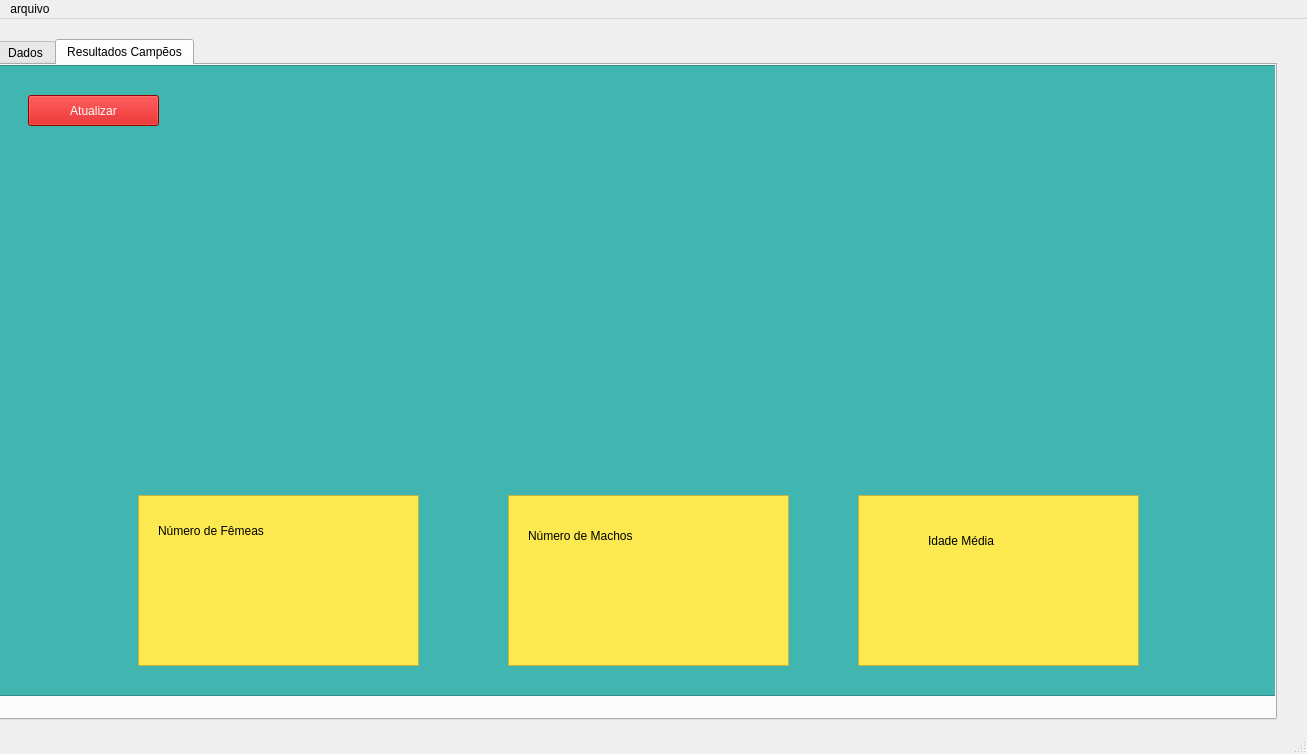
<?xml version="1.0" encoding="UTF-8"?>
<ui version="4.0">
 <class>MainWindow</class>
 <widget class="QMainWindow" name="MainWindow">
  <property name="geometry">
   <rect>
    <x>0</x>
    <y>0</y>
    <width>1307</width>
    <height>754</height>
   </rect>
  </property>
  <property name="windowTitle">
   <string>MainWindow</string>
  </property>
  <widget class="QWidget" name="centralwidget">
   <widget class="QTabWidget" name="Dados">
    <property name="geometry">
     <rect>
      <x>-4</x>
      <y>20</y>
      <width>1281</width>
      <height>681</height>
     </rect>
    </property>
    <property name="sizePolicy">
     <sizepolicy hsizetype="Preferred" vsizetype="Expanding">
      <horstretch>0</horstretch>
      <verstretch>0</verstretch>
     </sizepolicy>
    </property>
    <property name="currentIndex">
     <number>1</number>
    </property>
    <widget class="QWidget" name="tab">
     <attribute name="title">
      <string>Dados</string>
     </attribute>
     <widget class="QLabel" name="nome">
      <property name="geometry">
       <rect>
        <x>60</x>
        <y>70</y>
        <width>111</width>
        <height>24</height>
       </rect>
      </property>
      <property name="styleSheet">
       <string notr="true">font: 75 12pt &quot;URW Bookman L&quot;;
color: rgb(0, 0, 0);</string>
      </property>
      <property name="text">
       <string>Nome:</string>
      </property>
     </widget>
     <widget class="QLabel" name="responsavel">
      <property name="geometry">
       <rect>
        <x>60</x>
        <y>130</y>
        <width>101</width>
        <height>24</height>
       </rect>
      </property>
      <property name="styleSheet">
       <string notr="true">font: 75 12pt &quot;URW Bookman L&quot;;
color: rgb(0, 0, 0);</string>
      </property>
      <property name="text">
       <string>Responsável:</string>
      </property>
     </widget>
     <widget class="QLabel" name="adestrador">
      <property name="geometry">
       <rect>
        <x>60</x>
        <y>160</y>
        <width>101</width>
        <height>24</height>
       </rect>
      </property>
      <property name="styleSheet">
       <string notr="true">font: 75 12pt &quot;URW Bookman L&quot;;
color: rgb(0, 0, 0);</string>
      </property>
      <property name="text">
       <string>Adestrador:</string>
      </property>
     </widget>
     <widget class="QLabel" name="nota1">
      <property name="geometry">
       <rect>
        <x>470</x>
        <y>190</y>
        <width>41</width>
        <height>24</height>
       </rect>
      </property>
      <property name="styleSheet">
       <string notr="true">font: 75 12pt &quot;URW Bookman L&quot;;
color: rgb(0, 0, 0);</string>
      </property>
      <property name="text">
       <string>Nota:</string>
      </property>
     </widget>
     <widget class="QLineEdit" name="txt_nome">
      <property name="geometry">
       <rect>
        <x>180</x>
        <y>70</y>
        <width>181</width>
        <height>24</height>
       </rect>
      </property>
     </widget>
     <widget class="QLineEdit" name="txt_responsavel">
      <property name="geometry">
       <rect>
        <x>180</x>
        <y>130</y>
        <width>381</width>
        <height>24</height>
       </rect>
      </property>
     </widget>
     <widget class="QLabel" name="avaliador">
      <property name="geometry">
       <rect>
        <x>60</x>
        <y>190</y>
        <width>101</width>
        <height>24</height>
       </rect>
      </property>
      <property name="styleSheet">
       <string notr="true">font: 75 12pt &quot;URW Bookman L&quot;;
color: rgb(0, 0, 0);</string>
      </property>
      <property name="text">
       <string>Avaliador 1:</string>
      </property>
     </widget>
     <widget class="QLineEdit" name="txt_avaliador1">
      <property name="geometry">
       <rect>
        <x>180</x>
        <y>190</y>
        <width>281</width>
        <height>24</height>
       </rect>
      </property>
     </widget>
     <widget class="QLabel" name="avaliador2">
      <property name="geometry">
       <rect>
        <x>60</x>
        <y>220</y>
        <width>101</width>
        <height>21</height>
       </rect>
      </property>
      <property name="styleSheet">
       <string notr="true">font: 75 12pt &quot;URW Bookman L&quot;;
color: rgb(0, 0, 0);</string>
      </property>
      <property name="text">
       <string>Avaliador 2:</string>
      </property>
     </widget>
     <widget class="QLineEdit" name="txt_avaliador2">
      <property name="geometry">
       <rect>
        <x>180</x>
        <y>220</y>
        <width>281</width>
        <height>24</height>
       </rect>
      </property>
     </widget>
     <widget class="QLabel" name="nota2">
      <property name="geometry">
       <rect>
        <x>470</x>
        <y>220</y>
        <width>41</width>
        <height>21</height>
       </rect>
      </property>
      <property name="styleSheet">
       <string notr="true">font: 75 12pt &quot;URW Bookman L&quot;;
color: rgb(0, 0, 0);</string>
      </property>
      <property name="text">
       <string>Nota:</string>
      </property>
     </widget>
     <widget class="QLineEdit" name="txt_adestrador">
      <property name="geometry">
       <rect>
        <x>180</x>
        <y>160</y>
        <width>381</width>
        <height>24</height>
       </rect>
      </property>
     </widget>
     <widget class="QLabel" name="senha_acesso_2">
      <property name="geometry">
       <rect>
        <x>60</x>
        <y>250</y>
        <width>111</width>
        <height>20</height>
       </rect>
      </property>
      <property name="styleSheet">
       <string notr="true">font: 75 12pt &quot;URW Bookman L&quot;;
color: rgb(0, 0, 0);</string>
      </property>
      <property name="text">
       <string>Senha Ident.:</string>
      </property>
     </widget>
     <widget class="QFrame" name="frame">
      <property name="geometry">
       <rect>
        <x>-10</x>
        <y>0</y>
        <width>1291</width>
        <height>611</height>
       </rect>
      </property>
      <property name="frameShape">
       <enum>QFrame::StyledPanel</enum>
      </property>
      <property name="frameShadow">
       <enum>QFrame::Raised</enum>
      </property>
      <widget class="QGroupBox" name="groupBox">
       <property name="geometry">
        <rect>
         <x>1000</x>
         <y>350</y>
         <width>191</width>
         <height>211</height>
        </rect>
       </property>
       <property name="styleSheet">
        <string notr="true">font: 75 12pt &quot;URW Bookman L&quot;;
color: rgb(0, 0, 0);</string>
       </property>
       <property name="title">
        <string>Ordenação:</string>
       </property>
       <widget class="QRadioButton" name="sel_nome">
        <property name="geometry">
         <rect>
          <x>50</x>
          <y>50</y>
          <width>100</width>
          <height>22</height>
         </rect>
        </property>
        <property name="text">
         <string>Nome</string>
        </property>
       </widget>
       <widget class="QRadioButton" name="sel_media">
        <property name="geometry">
         <rect>
          <x>50</x>
          <y>80</y>
          <width>100</width>
          <height>22</height>
         </rect>
        </property>
        <property name="text">
         <string>Média</string>
        </property>
       </widget>
       <widget class="QRadioButton" name="sel_raca">
        <property name="geometry">
         <rect>
          <x>50</x>
          <y>110</y>
          <width>100</width>
          <height>22</height>
         </rect>
        </property>
        <property name="text">
         <string>Raça</string>
        </property>
       </widget>
       <widget class="QPushButton" name="btn_ordenar">
        <property name="geometry">
         <rect>
          <x>50</x>
          <y>160</y>
          <width>80</width>
          <height>24</height>
         </rect>
        </property>
        <property name="text">
         <string>Ordenar</string>
        </property>
       </widget>
       <widget class="QFrame" name="frame_5">
        <property name="geometry">
         <rect>
          <x>0</x>
          <y>20</y>
          <width>191</width>
          <height>191</height>
         </rect>
        </property>
        <property name="styleSheet">
         <string notr="true">background-color: rgb(252, 233, 79);</string>
        </property>
        <property name="frameShape">
         <enum>QFrame::StyledPanel</enum>
        </property>
        <property name="frameShadow">
         <enum>QFrame::Raised</enum>
        </property>
       </widget>
       <zorder>frame_5</zorder>
       <zorder>sel_nome</zorder>
       <zorder>sel_media</zorder>
       <zorder>sel_raca</zorder>
       <zorder>btn_ordenar</zorder>
      </widget>
      <widget class="QLabel" name="sexo">
       <property name="geometry">
        <rect>
         <x>380</x>
         <y>70</y>
         <width>41</width>
         <height>24</height>
        </rect>
       </property>
       <property name="sizePolicy">
        <sizepolicy hsizetype="Preferred" vsizetype="Preferred">
         <horstretch>0</horstretch>
         <verstretch>0</verstretch>
        </sizepolicy>
       </property>
       <property name="styleSheet">
        <string notr="true">font: 75 12pt &quot;URW Bookman L&quot;;
color: rgb(0, 0, 0);</string>
       </property>
       <property name="text">
        <string>Sexo:</string>
       </property>
      </widget>
      <widget class="QComboBox" name="combo_sexo">
       <property name="geometry">
        <rect>
         <x>430</x>
         <y>70</y>
         <width>141</width>
         <height>24</height>
        </rect>
       </property>
       <property name="sizePolicy">
        <sizepolicy hsizetype="Preferred" vsizetype="Fixed">
         <horstretch>0</horstretch>
         <verstretch>0</verstretch>
        </sizepolicy>
       </property>
       <item>
        <property name="text">
         <string>Feminino</string>
        </property>
       </item>
       <item>
        <property name="text">
         <string>Masculino</string>
        </property>
       </item>
      </widget>
      <widget class="QLabel" name="raca">
       <property name="geometry">
        <rect>
         <x>70</x>
         <y>100</y>
         <width>101</width>
         <height>24</height>
        </rect>
       </property>
       <property name="styleSheet">
        <string notr="true">font: 75 12pt &quot;URW Bookman L&quot;;
color: rgb(0, 0, 0);</string>
       </property>
       <property name="text">
        <string>Raça:</string>
       </property>
      </widget>
      <widget class="QComboBox" name="combo_raca">
       <property name="geometry">
        <rect>
         <x>190</x>
         <y>100</y>
         <width>211</width>
         <height>24</height>
        </rect>
       </property>
       <property name="maxVisibleItems">
        <number>52</number>
       </property>
       <item>
        <property name="text">
         <string>Akita</string>
        </property>
       </item>
       <item>
        <property name="text">
         <string>American staffordshire terrier</string>
        </property>
       </item>
       <item>
        <property name="text">
         <string>Basset hound</string>
        </property>
       </item>
       <item>
        <property name="text">
         <string>Beagle</string>
        </property>
       </item>
       <item>
        <property name="text">
         <string>Bichon frisé</string>
        </property>
       </item>
       <item>
        <property name="text">
         <string>Boiadeiro australiano</string>
        </property>
       </item>
       <item>
        <property name="text">
         <string>Border collie</string>
        </property>
       </item>
       <item>
        <property name="text">
         <string>Boston terrier</string>
        </property>
       </item>
       <item>
        <property name="text">
         <string>Boxer</string>
        </property>
       </item>
       <item>
        <property name="text">
         <string>Buldogue francês</string>
        </property>
       </item>
       <item>
        <property name="text">
         <string>Buldogue inglês</string>
        </property>
       </item>
       <item>
        <property name="text">
         <string>Bull terrier</string>
        </property>
       </item>
       <item>
        <property name="text">
         <string>Cane corso</string>
        </property>
       </item>
       <item>
        <property name="text">
         <string>Cavalier king charles spaniel</string>
        </property>
       </item>
       <item>
        <property name="text">
         <string>Chihuahua</string>
        </property>
       </item>
       <item>
        <property name="text">
         <string>Chow chow</string>
        </property>
       </item>
       <item>
        <property name="text">
         <string>Cocker spaniel inglês</string>
        </property>
       </item>
       <item>
        <property name="text">
         <string>Dachshund</string>
        </property>
       </item>
       <item>
        <property name="text">
         <string>Dálmata</string>
        </property>
       </item>
       <item>
        <property name="text">
         <string>Doberman</string>
        </property>
       </item>
       <item>
        <property name="text">
         <string>Dogo argentino</string>
        </property>
        <property name="icon">
         <iconset theme="100">
          <normaloff>.</normaloff>.</iconset>
        </property>
       </item>
       <item>
        <property name="text">
         <string>Dogue alemão</string>
        </property>
       </item>
       <item>
        <property name="text">
         <string>Fila brasileiro</string>
        </property>
       </item>
       <item>
        <property name="text">
         <string>Golden retriever</string>
        </property>
       </item>
       <item>
        <property name="text">
         <string>Husky siberiano</string>
        </property>
       </item>
       <item>
        <property name="text">
         <string>Jack russell terrier</string>
        </property>
       </item>
       <item>
        <property name="text">
         <string>Labrador retriever</string>
        </property>
       </item>
       <item>
        <property name="text">
         <string>Lhasa apso</string>
        </property>
       </item>
       <item>
        <property name="text">
         <string>Lulu da Pomerânia</string>
        </property>
       </item>
       <item>
        <property name="text">
         <string>Maltês</string>
        </property>
       </item>
       <item>
        <property name="text">
         <string>Mastiff inglês</string>
        </property>
       </item>
       <item>
        <property name="text">
         <string>Mastim tibetano</string>
        </property>
       </item>
       <item>
        <property name="text">
         <string>Pastor alemão</string>
        </property>
       </item>
       <item>
        <property name="text">
         <string>Pastor australiano</string>
        </property>
       </item>
       <item>
        <property name="text">
         <string>Pastor de Shetland</string>
        </property>
       </item>
       <item>
        <property name="text">
         <string>Pastor Maremano Abruzes</string>
        </property>
       </item>
       <item>
        <property name="text">
         <string>Pequinês</string>
        </property>
       </item>
       <item>
        <property name="text">
         <string>Pinscher miniatura</string>
        </property>
       </item>
       <item>
        <property name="text">
         <string>Pit bull</string>
        </property>
       </item>
       <item>
        <property name="text">
         <string>Poodle</string>
        </property>
       </item>
       <item>
        <property name="text">
         <string>Pug</string>
        </property>
       </item>
       <item>
        <property name="text">
         <string>Rottweiler</string>
        </property>
       </item>
       <item>
        <property name="text">
         <string>Samoieda</string>
        </property>
       </item>
       <item>
        <property name="text">
         <string>Schnauzer</string>
        </property>
       </item>
       <item>
        <property name="text">
         <string>Shiba</string>
        </property>
       </item>
       <item>
        <property name="text">
         <string>Shih tzu</string>
        </property>
       </item>
       <item>
        <property name="text">
         <string>Staffordshire bull terrier</string>
        </property>
       </item>
       <item>
        <property name="text">
         <string>Vira-lata</string>
        </property>
       </item>
       <item>
        <property name="text">
         <string>Weimaraner</string>
        </property>
       </item>
       <item>
        <property name="text">
         <string>Whippet</string>
        </property>
       </item>
       <item>
        <property name="text">
         <string>Yorkshire terrier</string>
        </property>
       </item>
      </widget>
      <widget class="QLabel" name="idade">
       <property name="geometry">
        <rect>
         <x>410</x>
         <y>100</y>
         <width>101</width>
         <height>24</height>
        </rect>
       </property>
       <property name="styleSheet">
        <string notr="true">font: 75 12pt &quot;URW Bookman L&quot;;
color: rgb(0, 0, 0);</string>
       </property>
       <property name="text">
        <string>Idade:</string>
       </property>
      </widget>
      <widget class="QLineEdit" name="txt_senha_acesso">
       <property name="geometry">
        <rect>
         <x>190</x>
         <y>250</y>
         <width>171</width>
         <height>24</height>
        </rect>
       </property>
      </widget>
      <widget class="QPushButton" name="btn_inserirDados">
       <property name="geometry">
        <rect>
         <x>370</x>
         <y>250</y>
         <width>101</width>
         <height>24</height>
        </rect>
       </property>
       <property name="text">
        <string>Inserir dados</string>
       </property>
      </widget>
      <widget class="QPushButton" name="btn_limpardados">
       <property name="geometry">
        <rect>
         <x>480</x>
         <y>250</y>
         <width>91</width>
         <height>24</height>
        </rect>
       </property>
       <property name="text">
        <string>Limpar dados</string>
       </property>
      </widget>
      <widget class="QFrame" name="plano_fundo_geral">
       <property name="geometry">
        <rect>
         <x>10</x>
         <y>10</y>
         <width>1281</width>
         <height>601</height>
        </rect>
       </property>
       <property name="styleSheet">
        <string notr="true">background-color: rgb(65, 181, 175);</string>
       </property>
       <property name="frameShape">
        <enum>QFrame::StyledPanel</enum>
       </property>
       <property name="frameShadow">
        <enum>QFrame::Raised</enum>
       </property>
       <widget class="QFrame" name="frame_2">
        <property name="geometry">
         <rect>
          <x>40</x>
          <y>40</y>
          <width>541</width>
          <height>241</height>
         </rect>
        </property>
        <property name="styleSheet">
         <string notr="true">background-color: rgb(171, 232, 230);</string>
        </property>
        <property name="frameShape">
         <enum>QFrame::StyledPanel</enum>
        </property>
        <property name="frameShadow">
         <enum>QFrame::Raised</enum>
        </property>
        <widget class="QSpinBox" name="txt_nota1">
         <property name="geometry">
          <rect>
           <x>480</x>
           <y>140</y>
           <width>42</width>
           <height>25</height>
          </rect>
         </property>
        </widget>
        <widget class="QSpinBox" name="txt_nota2">
         <property name="geometry">
          <rect>
           <x>480</x>
           <y>170</y>
           <width>42</width>
           <height>25</height>
          </rect>
         </property>
        </widget>
       </widget>
       <widget class="QFrame" name="frame_3">
        <property name="geometry">
         <rect>
          <x>40</x>
          <y>320</y>
          <width>861</width>
          <height>261</height>
         </rect>
        </property>
        <property name="styleSheet">
         <string notr="true">background-color: rgb(171, 232, 230);</string>
        </property>
        <property name="frameShape">
         <enum>QFrame::StyledPanel</enum>
        </property>
        <property name="frameShadow">
         <enum>QFrame::Raised</enum>
        </property>
        <widget class="QLabel" name="txt_provarealizada">
         <property name="geometry">
          <rect>
           <x>380</x>
           <y>10</y>
           <width>141</width>
           <height>20</height>
          </rect>
         </property>
         <property name="styleSheet">
          <string notr="true">font: 75 12pt &quot;URW Bookman L&quot;;
color: rgb(0, 0, 0);</string>
         </property>
         <property name="text">
          <string>Prova Realizada</string>
         </property>
        </widget>
        <widget class="QTableWidget" name="tabela_provarealizada">
         <property name="geometry">
          <rect>
           <x>20</x>
           <y>41</y>
           <width>821</width>
           <height>201</height>
          </rect>
         </property>
         <property name="styleSheet">
          <string notr="true">background-color: rgb(255, 255, 255);</string>
         </property>
         <attribute name="horizontalHeaderDefaultSectionSize">
          <number>116</number>
         </attribute>
         <attribute name="horizontalHeaderStretchLastSection">
          <bool>true</bool>
         </attribute>
         <column>
          <property name="text">
           <string>Nome</string>
          </property>
         </column>
         <column>
          <property name="text">
           <string>Média</string>
          </property>
         </column>
         <column>
          <property name="text">
           <string>Raça</string>
          </property>
         </column>
         <column>
          <property name="text">
           <string>Idade</string>
          </property>
         </column>
         <column>
          <property name="text">
           <string>Sexo</string>
          </property>
         </column>
         <column>
          <property name="text">
           <string>Responsável</string>
          </property>
         </column>
         <column>
          <property name="text">
           <string>Adestrador</string>
          </property>
         </column>
        </widget>
        <widget class="QPushButton" name="ExcluirDados">
         <property name="geometry">
          <rect>
           <x>20</x>
           <y>10</y>
           <width>111</width>
           <height>24</height>
          </rect>
         </property>
         <property name="text">
          <string>Excluir Dados</string>
         </property>
        </widget>
       </widget>
       <widget class="QFrame" name="frame_4">
        <property name="geometry">
         <rect>
          <x>970</x>
          <y>330</y>
          <width>231</width>
          <height>241</height>
         </rect>
        </property>
        <property name="styleSheet">
         <string notr="true">background-color: rgb(171, 232, 230);</string>
        </property>
        <property name="frameShape">
         <enum>QFrame::StyledPanel</enum>
        </property>
        <property name="frameShadow">
         <enum>QFrame::Raised</enum>
        </property>
       </widget>
       <widget class="QLabel" name="logo_imagem">
        <property name="geometry">
         <rect>
          <x>610</x>
          <y>20</y>
          <width>611</width>
          <height>281</height>
         </rect>
        </property>
        <property name="styleSheet">
         <string notr="true">image: url(:/Imagens/Imagens/logo a.png);
</string>
        </property>
        <property name="text">
         <string/>
        </property>
        <property name="scaledContents">
         <bool>true</bool>
        </property>
       </widget>
       <widget class="QLabel" name="label_7">
        <property name="geometry">
         <rect>
          <x>600</x>
          <y>10</y>
          <width>601</width>
          <height>271</height>
         </rect>
        </property>
        <property name="styleSheet">
         <string notr="true">image: url(:/Icones/Imagens/logo a.png);</string>
        </property>
        <property name="text">
         <string/>
        </property>
       </widget>
      </widget>
      <widget class="QSpinBox" name="txt_idade">
       <property name="geometry">
        <rect>
         <x>470</x>
         <y>100</y>
         <width>101</width>
         <height>25</height>
        </rect>
       </property>
      </widget>
      <zorder>plano_fundo_geral</zorder>
      <zorder>sexo</zorder>
      <zorder>combo_sexo</zorder>
      <zorder>raca</zorder>
      <zorder>combo_raca</zorder>
      <zorder>idade</zorder>
      <zorder>txt_senha_acesso</zorder>
      <zorder>btn_inserirDados</zorder>
      <zorder>btn_limpardados</zorder>
      <zorder>groupBox</zorder>
      <zorder>txt_idade</zorder>
     </widget>
     <zorder>frame</zorder>
     <zorder>nome</zorder>
     <zorder>responsavel</zorder>
     <zorder>adestrador</zorder>
     <zorder>nota1</zorder>
     <zorder>txt_nome</zorder>
     <zorder>txt_responsavel</zorder>
     <zorder>avaliador</zorder>
     <zorder>txt_avaliador1</zorder>
     <zorder>avaliador2</zorder>
     <zorder>txt_avaliador2</zorder>
     <zorder>nota2</zorder>
     <zorder>txt_adestrador</zorder>
     <zorder>senha_acesso_2</zorder>
    </widget>
    <widget class="QWidget" name="tab_2">
     <attribute name="title">
      <string>Resultados Campẽos</string>
     </attribute>
     <widget class="QFrame" name="frame_6">
      <property name="geometry">
       <rect>
        <x>0</x>
        <y>0</y>
        <width>1281</width>
        <height>631</height>
       </rect>
      </property>
      <property name="styleSheet">
       <string notr="true">background-color: rgb(65, 181, 175);</string>
      </property>
      <property name="frameShape">
       <enum>QFrame::StyledPanel</enum>
      </property>
      <property name="frameShadow">
       <enum>QFrame::Raised</enum>
      </property>
      <widget class="QPushButton" name="btn_atualizar">
       <property name="geometry">
        <rect>
         <x>30</x>
         <y>30</y>
         <width>131</width>
         <height>31</height>
        </rect>
       </property>
       <property name="styleSheet">
        <string notr="true">background-color: rgb(204, 0, 0);
alternate-background-color: rgb(237, 212, 0);
font: 14pt &quot;Ubuntu&quot;;
color: rgb(255, 255, 255);</string>
       </property>
       <property name="text">
        <string>Atualizar</string>
       </property>
      </widget>
      <widget class="QFrame" name="frame_8">
       <property name="geometry">
        <rect>
         <x>140</x>
         <y>430</y>
         <width>281</width>
         <height>171</height>
        </rect>
       </property>
       <property name="styleSheet">
        <string notr="true">background-color: rgb(252, 233, 79);</string>
       </property>
       <property name="frameShape">
        <enum>QFrame::StyledPanel</enum>
       </property>
       <property name="frameShadow">
        <enum>QFrame::Raised</enum>
       </property>
       <widget class="QLabel" name="generofeminino">
        <property name="geometry">
         <rect>
          <x>110</x>
          <y>60</y>
          <width>111</width>
          <height>101</height>
         </rect>
        </property>
        <property name="styleSheet">
         <string notr="true">font: 75 60pt &quot;URW Bookman L&quot;;</string>
        </property>
        <property name="text">
         <string/>
        </property>
       </widget>
       <widget class="QLabel" name="label_2">
        <property name="geometry">
         <rect>
          <x>20</x>
          <y>10</y>
          <width>251</width>
          <height>51</height>
         </rect>
        </property>
        <property name="styleSheet">
         <string notr="true">font: 75 18pt &quot;URW Bookman L&quot;;</string>
        </property>
        <property name="text">
         <string>Número de Fêmeas</string>
        </property>
       </widget>
      </widget>
      <widget class="QFrame" name="frame_9">
       <property name="geometry">
        <rect>
         <x>510</x>
         <y>430</y>
         <width>281</width>
         <height>171</height>
        </rect>
       </property>
       <property name="styleSheet">
        <string notr="true">background-color: rgb(252, 233, 79);</string>
       </property>
       <property name="frameShape">
        <enum>QFrame::StyledPanel</enum>
       </property>
       <property name="frameShadow">
        <enum>QFrame::Raised</enum>
       </property>
       <widget class="QLabel" name="generomasculino">
        <property name="geometry">
         <rect>
          <x>110</x>
          <y>70</y>
          <width>111</width>
          <height>91</height>
         </rect>
        </property>
        <property name="styleSheet">
         <string notr="true">font: 75 60pt &quot;URW Bookman L&quot;;</string>
        </property>
        <property name="text">
         <string/>
        </property>
       </widget>
       <widget class="QLabel" name="label_3">
        <property name="geometry">
         <rect>
          <x>20</x>
          <y>10</y>
          <width>231</width>
          <height>61</height>
         </rect>
        </property>
        <property name="styleSheet">
         <string notr="true">font: 75 18pt &quot;URW Bookman L&quot;;</string>
        </property>
        <property name="text">
         <string>Número de Machos</string>
        </property>
       </widget>
      </widget>
      <widget class="QFrame" name="frame_10">
       <property name="geometry">
        <rect>
         <x>860</x>
         <y>430</y>
         <width>281</width>
         <height>171</height>
        </rect>
       </property>
       <property name="styleSheet">
        <string notr="true">background-color: rgb(252, 233, 79);</string>
       </property>
       <property name="frameShape">
        <enum>QFrame::StyledPanel</enum>
       </property>
       <property name="frameShadow">
        <enum>QFrame::Raised</enum>
       </property>
       <widget class="QLabel" name="txt_mediaidade">
        <property name="geometry">
         <rect>
          <x>110</x>
          <y>70</y>
          <width>121</width>
          <height>91</height>
         </rect>
        </property>
        <property name="styleSheet">
         <string notr="true">font: 75 60pt &quot;URW Bookman L&quot;;</string>
        </property>
        <property name="text">
         <string/>
        </property>
       </widget>
       <widget class="QLabel" name="label_4">
        <property name="geometry">
         <rect>
          <x>70</x>
          <y>20</y>
          <width>151</width>
          <height>51</height>
         </rect>
        </property>
        <property name="styleSheet">
         <string notr="true">font: 75 18pt &quot;URW Bookman L&quot;;</string>
        </property>
        <property name="text">
         <string>Idade Média</string>
        </property>
       </widget>
      </widget>
      <widget class="QLabel" name="label_6">
       <property name="geometry">
        <rect>
         <x>130</x>
         <y>90</y>
         <width>1011</width>
         <height>371</height>
        </rect>
       </property>
       <property name="styleSheet">
        <string notr="true">image: url(:/Icones/Imagens/podio2.png);</string>
       </property>
       <property name="text">
        <string/>
       </property>
      </widget>
      <widget class="QLabel" name="txt_vencedorTerceiro">
       <property name="geometry">
        <rect>
         <x>920</x>
         <y>210</y>
         <width>261</width>
         <height>41</height>
        </rect>
       </property>
       <property name="styleSheet">
        <string notr="true">font: 75 24pt &quot;URW Bookman L&quot;;
color: rgb(0, 0, 0);</string>
       </property>
       <property name="text">
        <string/>
       </property>
      </widget>
      <widget class="QLabel" name="txt_racaTerceiro">
       <property name="geometry">
        <rect>
         <x>910</x>
         <y>250</y>
         <width>261</width>
         <height>31</height>
        </rect>
       </property>
       <property name="styleSheet">
        <string notr="true">font: 75 12pt &quot;URW Bookman L&quot;;
color: rgb(0, 0, 0);</string>
       </property>
       <property name="text">
        <string/>
       </property>
      </widget>
      <widget class="QLabel" name="txt_racavencedora">
       <property name="geometry">
        <rect>
         <x>620</x>
         <y>160</y>
         <width>261</width>
         <height>31</height>
        </rect>
       </property>
       <property name="styleSheet">
        <string notr="true">font: 75 12pt &quot;URW Bookman L&quot;;
color: rgb(0, 0, 0);</string>
       </property>
       <property name="text">
        <string/>
       </property>
      </widget>
      <widget class="QLabel" name="txt_vencedorPrimeiro">
       <property name="geometry">
        <rect>
         <x>630</x>
         <y>120</y>
         <width>261</width>
         <height>41</height>
        </rect>
       </property>
       <property name="styleSheet">
        <string notr="true">font: 75 24pt &quot;URW Bookman L&quot;;
color: rgb(0, 0, 0);</string>
       </property>
       <property name="text">
        <string/>
       </property>
      </widget>
      <widget class="QLabel" name="txt_racaSegunda">
       <property name="geometry">
        <rect>
         <x>310</x>
         <y>230</y>
         <width>161</width>
         <height>21</height>
        </rect>
       </property>
       <property name="styleSheet">
        <string notr="true">font: 75 12pt &quot;URW Bookman L&quot;;
color: rgb(0, 0, 0);</string>
       </property>
       <property name="text">
        <string/>
       </property>
      </widget>
      <widget class="QLabel" name="txt_vencedorSegundo">
       <property name="geometry">
        <rect>
         <x>310</x>
         <y>190</y>
         <width>151</width>
         <height>41</height>
        </rect>
       </property>
       <property name="styleSheet">
        <string notr="true">font: 75 24pt &quot;URW Bookman L&quot;;
color: rgb(0, 0, 0);</string>
       </property>
       <property name="text">
        <string/>
       </property>
      </widget>
      <zorder>label_6</zorder>
      <zorder>frame_10</zorder>
      <zorder>frame_9</zorder>
      <zorder>frame_8</zorder>
      <zorder>btn_atualizar</zorder>
      <zorder>txt_vencedorTerceiro</zorder>
      <zorder>txt_racaTerceiro</zorder>
      <zorder>txt_racavencedora</zorder>
      <zorder>txt_vencedorPrimeiro</zorder>
      <zorder>txt_racaSegunda</zorder>
      <zorder>txt_vencedorSegundo</zorder>
     </widget>
    </widget>
   </widget>
  </widget>
  <widget class="QMenuBar" name="menubar">
   <property name="geometry">
    <rect>
     <x>0</x>
     <y>0</y>
     <width>1307</width>
     <height>21</height>
    </rect>
   </property>
   <widget class="QMenu" name="menuarquivo">
    <property name="title">
     <string>arquivo</string>
    </property>
    <addaction name="actionSalvar"/>
    <addaction name="actionCarregar"/>
    <addaction name="actionSair"/>
    <addaction name="actionLimpar_Tabela"/>
   </widget>
   <addaction name="menuarquivo"/>
  </widget>
  <widget class="QStatusBar" name="statusbar"/>
  <action name="actionSalvar">
   <property name="icon">
    <iconset>
     <normaloff>salvar.png</normaloff>salvar.png</iconset>
   </property>
   <property name="text">
    <string>Salvar</string>
   </property>
   <property name="shortcut">
    <string>Ctrl+S</string>
   </property>
  </action>
  <action name="actionCarregar">
   <property name="icon">
    <iconset>
     <normaloff>carregar.jpg</normaloff>carregar.jpg</iconset>
   </property>
   <property name="text">
    <string>Carregar</string>
   </property>
   <property name="shortcut">
    <string>Ctrl+O</string>
   </property>
  </action>
  <action name="actionSair">
   <property name="icon">
    <iconset>
     <normaloff>sair.png</normaloff>sair.png</iconset>
   </property>
   <property name="text">
    <string>Sair</string>
   </property>
   <property name="shortcut">
    <string>Ctrl+Q</string>
   </property>
  </action>
  <action name="actionLimpar_Tabela">
   <property name="text">
    <string>Limpar Tabela</string>
   </property>
   <property name="shortcut">
    <string>Ctrl+L</string>
   </property>
  </action>
 </widget>
 <resources/>
 <connections/>
</ui>
